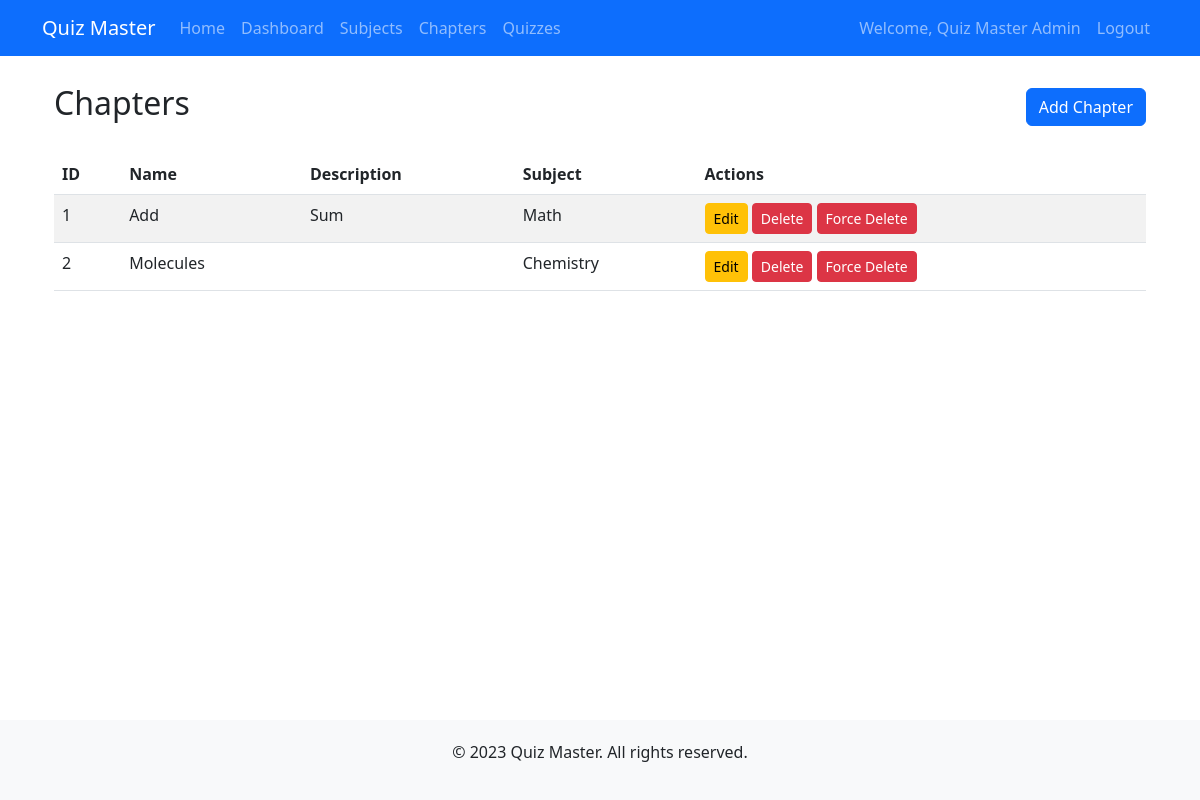
/admin/chapters (signed in), run on the app's committed database.
### models.py (models this page shows, shortened)
class User(db.Model, UserMixin):
    id = db.Column(db.Integer, primary_key=True)
    username = db.Column(db.String(100), unique=True, nullable=False)
    password_hash = db.Column(db.String(200), nullable=False)
    full_name = db.Column(db.String(100), nullable=False)
    qualification = db.Column(db.String(100))
    dob = db.Column(db.Date)
    is_admin = db.Column(db.Boolean, default=False)
    quiz_attempts = db.relationship('Score', backref='user', lazy=True)

class Chapter(db.Model):
    id = db.Column(db.Integer, primary_key=True)
    name = db.Column(db.String(100), nullable=False)
    description = db.Column(db.Text)
    subject_id = db.Column(db.Integer, db.ForeignKey('subject.id'), nullable=False)
    quizzes = db.relationship('Quiz', backref='chapter', lazy=True, cascade="all, delete-orphan")

class Subject(db.Model):
    id = db.Column(db.Integer, primary_key=True)
    name = db.Column(db.String(100), nullable=False)
    description = db.Column(db.Text)
    chapters = db.relationship('Chapter', backref='subject', lazy=True, cascade="all, delete-orphan")

### app.py (the view)
@app.route('/admin/chapters')
@login_required
def admin_chapters():
    if not current_user.is_admin:
        flash('Access denied', 'danger')
        return redirect(url_for('index'))
    chapters = Chapter.query.all()
    return render_template('admin/chapters.html', chapters=chapters)

### app.py (called while the page is built)
@login_manager.user_loader
def load_user(user_id):
    return User.query.get(int(user_id))

### templates/admin/chapters.html (shortened to what this page needs)
{% extends 'admin/base.html' %}
{% block content %}
<div class="container mt-4">
    <div class="d-flex justify-content-between align-items-center mb-4">
        <h2>Chapters</h2>
        <a href="{{ url_for('add_chapter') }}" class="btn btn-primary">Add Chapter</a>
    </div>
    {% if chapters %}
    <div class="table-responsive">
        <table class="table table-striped">
            <thead>
                <tr>
                    <th>ID</th>
                    <th>Name</th>
                    <th>Description</th>
                    <th>Subject</th>
                    <th>Actions</th>
                </tr>
            </thead>
            <tbody>
                {% for chapter in chapters %}
                <tr>
                    <td>{{ chapter.id }}</td>
                    <td>{{ chapter.name }}</td>
                    <td>{{ chapter.description }}</td>
                    <td>{{ chapter.subject.name }}</td>
                    <td>
                        <a href="{{ url_for('edit_chapter', chapter_id=chapter.id) }}" class="btn btn-sm btn-warning">Edit</a>
                        <form action="{{ url_for('delete_chapter', chapter_id=chapter.id) }}" method="POST" class="d-inline">
                            <button type="submit" class="btn btn-sm btn-danger" onclick="return confirm('Are you sure you want to delete this chapter?')">Delete</button>
                        </form>
                        <form action="{{ url_for('delete_chapter', chapter_id=chapter.id) }}" method="POST" class="d-inline">
                            <button type="submit" class="btn btn-sm btn-danger" onclick="return confirm('WARNING: This will delete the chapter and ALL associated quizzes, questions, and scores. This action cannot be undone. Are you sure?')">Force Delete</button>
                        </form>
                    </td>
                </tr>
                {% endfor %}
            </tbody>
        </table>
    </div>
    {% else %}
    <div class="alert alert-info">No chapters found. Add a chapter to get started.</div>
    {% endif %}
</div>
{% endblock %}

### templates/base.html (shortened to what this page needs)
<!DOCTYPE html>
<html lang="en">
<head>
    <link href="https://cdn.jsdelivr.net/npm/bootstrap@5.3.0-alpha1/dist/css/bootstrap.min.css" rel="stylesheet">
</head>
<body>
    <nav class="navbar navbar-expand-lg navbar-dark bg-primary fixed-top">
        <div class="container">
            <a class="navbar-brand" href="{{ url_for('index') }}">Quiz Master</a>
            <div class="collapse navbar-collapse" id="navbarNav">
                <ul class="navbar-nav me-auto">
                    <li class="nav-item">
                        <a class="nav-link" href="{{ url_for('index') }}">Home</a>
                    </li>
                    {% if current_user.is_authenticated %}
                        {% if current_user.is_admin %}
                            <li class="nav-item">
                                <a class="nav-link" href="{{ url_for('admin_dashboard') }}">Dashboard</a>
                            </li>
                            <li class="nav-item">
                                <a class="nav-link" href="{{ url_for('admin_subjects') }}">Subjects</a>
                            </li>
                            <li class="nav-item">
                                <a class="nav-link" href="{{ url_for('admin_chapters') }}">Chapters</a>
                            </li>
                            <li class="nav-item">
                                <a class="nav-link" href="{{ url_for('admin_quizzes') }}">Quizzes</a>
                            </li>
                        {% endif %}
                    {% endif %}
                </ul>
                <ul class="navbar-nav">
                    {% if current_user.is_authenticated %}
                        <li class="nav-item">
                            <span class="nav-link">Welcome, {{ current_user.full_name }}</span>
                        </li>
                        <li class="nav-item">
                            <a class="nav-link" href="{{ url_for('logout') }}">Logout</a>
                        </li>
                    {% endif %}
                </ul>
            </div>
        </div>
    </nav>
    <div class="container content">
        {% block content %}{% endblock %}
    </div>
    <footer class="text-center">
        <div class="container">
            <p>&copy; 2023 Quiz Master. All rights reserved.</p>
        </div>
    </footer>
</body>
</html>

### templates/base.html (style rules this page uses)
body { padding-top: 60px; min-height: 100vh; display: flex; flex-direction: column; }
.content { flex: 1; }
footer { margin-top: auto; padding: 20px 0; background-color: #f8f9fa; }

### data on the page
User: full_name "Quiz Master Admin"
Chapter: id "1", name "Add", description "Sum", subject.name "Math"
Chapter: id "2", name "Molecules", subject.name "Chemistry"
